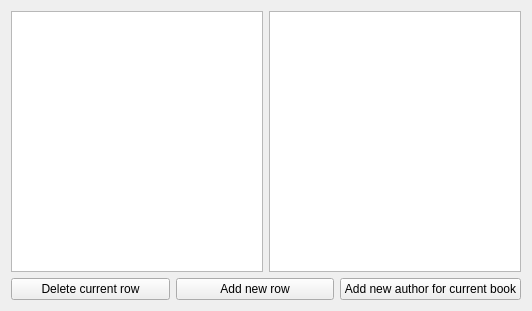
<?xml version="1.0" encoding="UTF-8"?>
<ui version="4.0">
 <class>Books</class>
 <widget class="QWidget" name="Books">
  <property name="geometry">
   <rect>
    <x>0</x>
    <y>0</y>
    <width>532</width>
    <height>311</height>
   </rect>
  </property>
  <property name="windowTitle">
   <string>Form</string>
  </property>
  <layout class="QVBoxLayout" name="verticalLayout">
   <item>
    <layout class="QHBoxLayout" name="horizontalLayout_2">
     <item>
      <widget class="QTableView" name="tableView"/>
     </item>
     <item>
      <widget class="QTableView" name="tableAuthorsView">
       <attribute name="horizontalHeaderStretchLastSection">
        <bool>true</bool>
       </attribute>
      </widget>
     </item>
    </layout>
   </item>
   <item>
    <layout class="QHBoxLayout" name="horizontalLayout">
     <item>
      <widget class="QPushButton" name="delButton">
       <property name="text">
        <string>Delete current row</string>
       </property>
      </widget>
     </item>
     <item>
      <widget class="QPushButton" name="addButton">
       <property name="text">
        <string>Add new row</string>
       </property>
      </widget>
     </item>
     <item>
      <widget class="QPushButton" name="addAuthorButton">
       <property name="text">
        <string>Add new author for current book</string>
       </property>
      </widget>
     </item>
    </layout>
   </item>
  </layout>
 </widget>
 <resources/>
 <connections/>
</ui>
